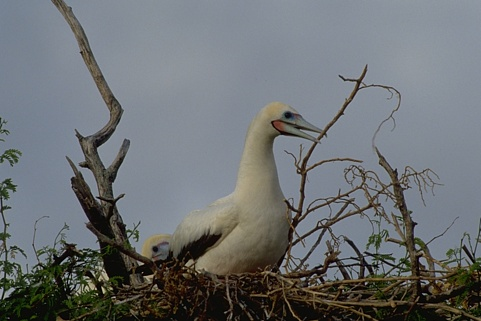
%> input picture Images/im1.jpg, 481 x 321 px; its folder holds only this picture in this run
$ octave segment_image_edge.m   (GNU Octave 9; MATLAB toolbox functions it lacks are replaced by stand-ins)
%> lines starting %> are read from the running program, lines starting %| are printed output that depends on the picture
%%%%%%%%%%%%%%%%%%%%%%%%%%%%%%%%%%%%%%%%%%%%%%%%%%%%%%%%%%%%%%%%%%%%%%%%%%%
% Image Corner Segmentation and Evaluation
%
% Specify image number 'imNum' and directory 'ImDir' below:
%   imNum is currently set to the default value of 1
%%%%%%%%%%%%%%%%%%%%%%%%%%%%%%%%%%%%%%%%%%%%%%%%%%%%%%%%%%%%%%%%%%%%%%%%%%%

clear;

% Image parameters
imNum = 1;
ImDir = 'Images/';

% Read the image
imFile = [ImDir, 'im', int2str(imNum), '.jpg'];
I = im2double(imread(imFile));

% Call the main segmentation function
seg = segment_image(I);
% [24 lines not run here, left out]
function [seg] = segment_image(I)

    % Convert image to grayscale double precision format
    Idg = rgb2gray(I);
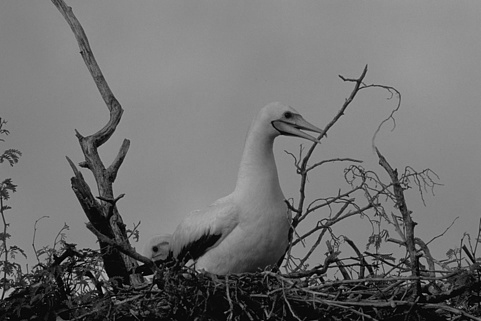
%> Idg: size 321x481 double; min 0, max 0.754, mean 0.438

    % Median Filter for pre-processing
    Idg = medfilt2(Idg);

    % Gaussian Filter for noise suppression
    gfc = [2,4,5,4,2;4,9,12,9,4;5,12,15,12,5;4,9,12,9,4;2,4,5,4,2];
    F = sum(gfc, 'all');
    gfc = (1/F) * gfc;
    I_g = conv2(Idg, gfc, 'same');
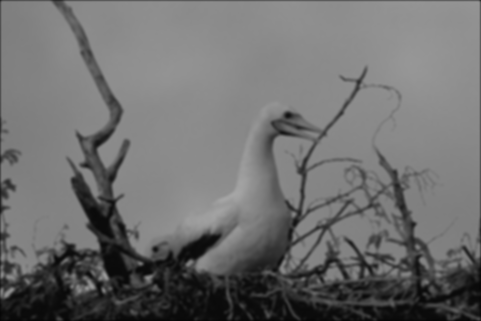
%> I_g: size 321x481 double; min 0.0189, max 0.651, mean 0.435

    % Image gradients using Sobel Filter
    dx = [-1,0,1;-2,0,2;-1,0,1];
    dy = [1,2,1;0,0,0;-1,-2,-1];
    I_dx = conv2(I_g, dx, 'same');
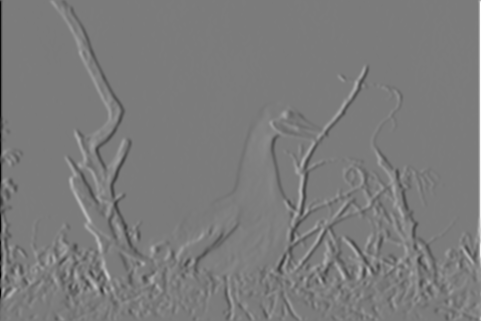
%> I_dx: size 321x481 double; min -1.96, max 2.08, mean -0.000187; drawn with min black and max white
    I_dy = conv2(I_g, dy, 'same');
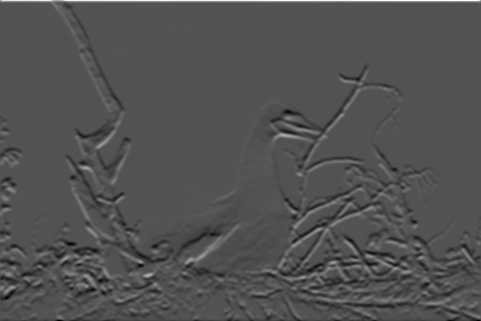
%> I_dy: size 321x481 double; min -1.01, max 2.09, mean -0.0039; drawn with min black and max white
    I_mag = sqrt((I_dx.^2) + (I_dy.^2));
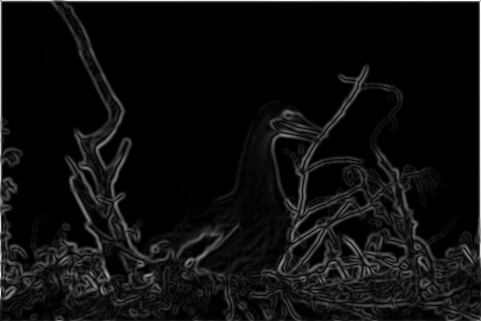
%> I_mag: size 321x481 double; min 0, max 2.09, mean 0.121; drawn with min black and max white

    % Non-maximum suppression
    % ...

    % Double level thresholding
    % ...

    % Hysteresis thresholding
    % ...

    % Canny edge detector implementation
%> (the run ends here)
